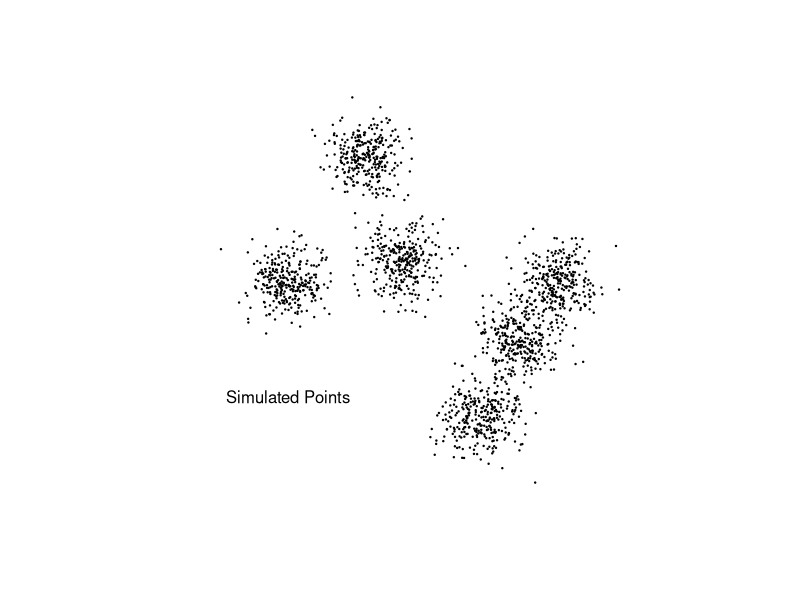
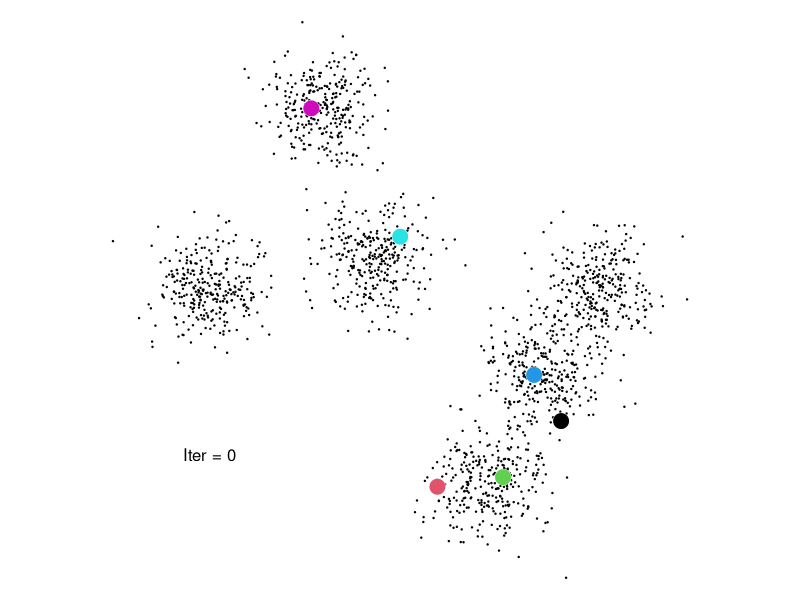
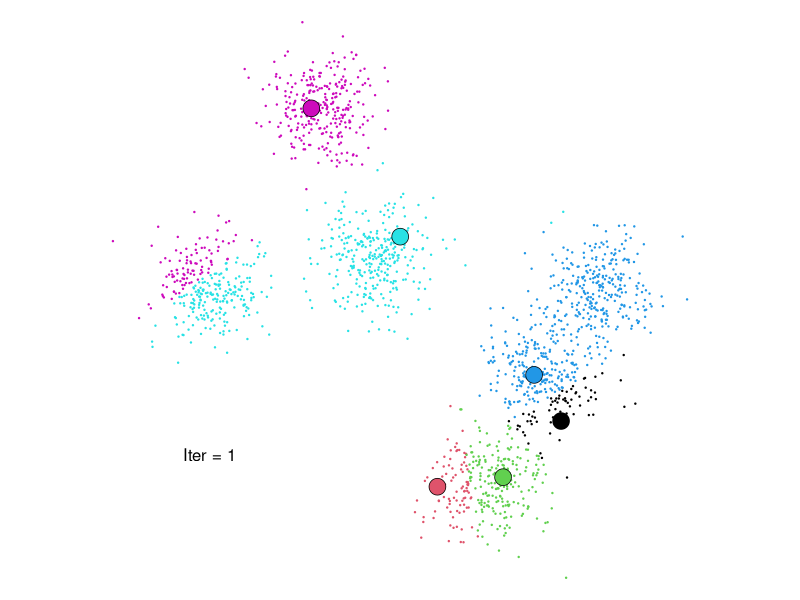
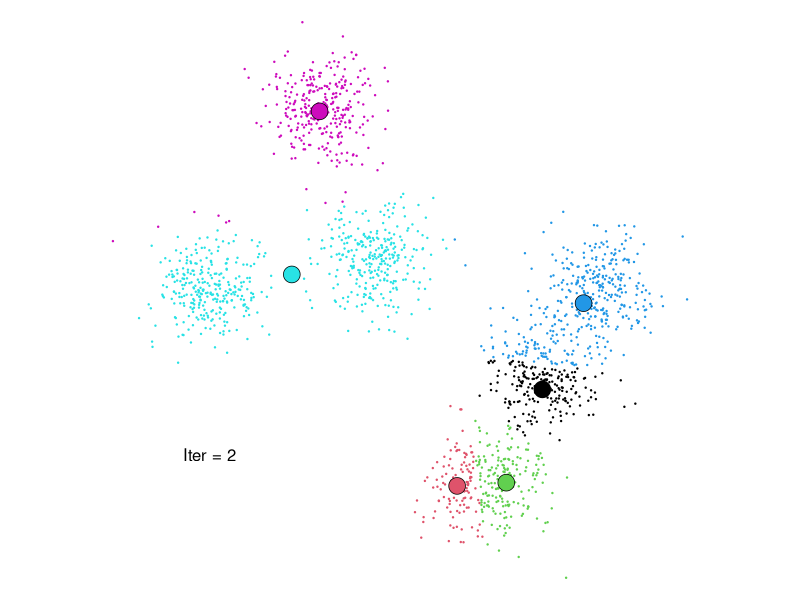
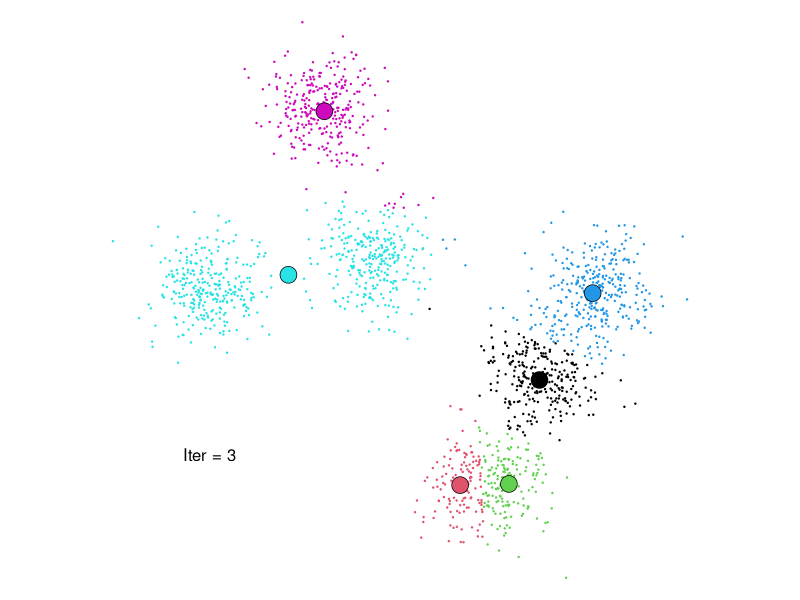
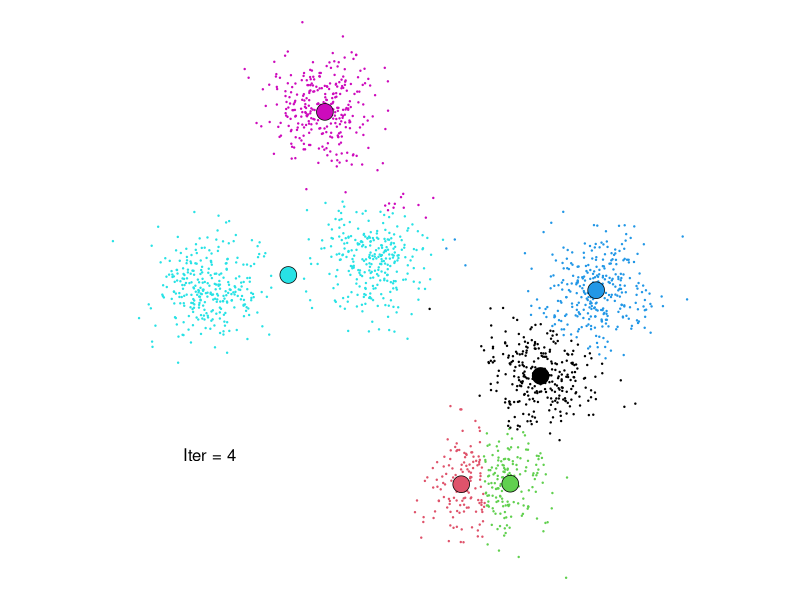
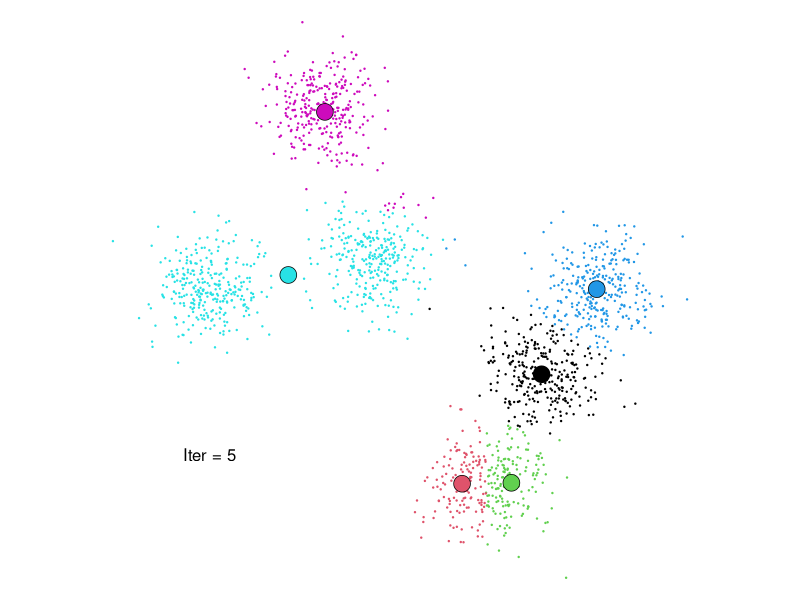
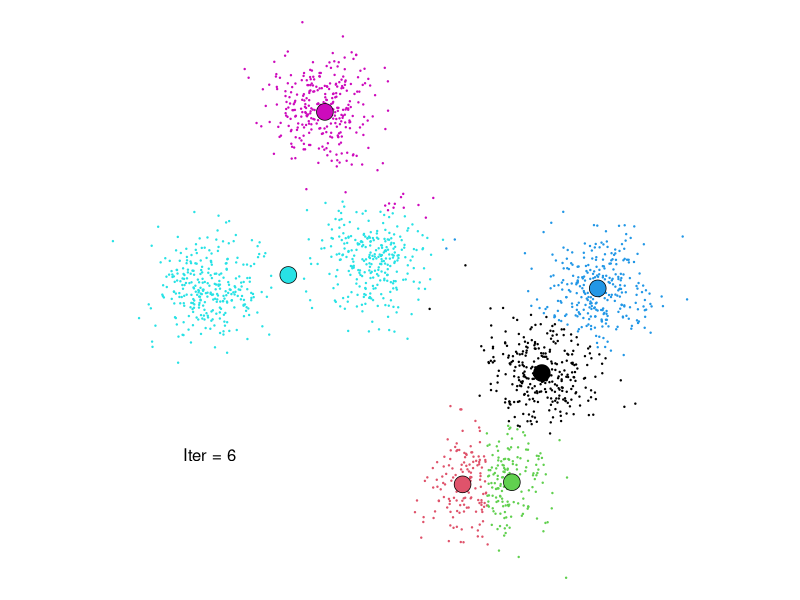

R code for these plots, in order:
########################
## KMEANS HOW IT WORKS##
########################

#####1
#For simplicity, the `randomMat()` function below follows the traditional *Forgy* method,
#selected $k$ number of points at random from the sample.

randomMat <- function(x, k){
  # Initializes k-means by calculating the random centroids
  #
  # Args:
  #       x: input data frame -- all read numbers
  #       k: number of centroids
  #
  # Returns:
  #       A data frame of k-number of centroids
  #
  
  #Randomly select k records
  rand <- rank(runif(nrow(x)))[1:k]
  mat <- cbind(cluster = 1:k,  x[rand,])
  
  #Format output table
  mat <- as.data.frame(mat)
  colnames(mat) <- c("cluster", paste0("v",1:ncol(x)))
  return(mat)
}

#####2
#The assignment step involves calculating the distance between each point and centroid, 
#then assigning all points to their respective closest centroid. 

  assignCentroid <- function(x, xref){
    # Assigns each point to a centroid based on distance
    #
    # Args:
    #       x: input data frame
    #       xref: data frame of centroids (from randomMat or updateCentroid)
    #
    # Returns:
    #       A vector of centroid assignments
    #
    
    #Set up placeholder matrix of distances
    out <-  as.data.frame(matrix(NA, ncol = ncol(xref)-1, nrow =nrow(x)))
    
    #Loop through each centroid in xref 
    for(j in 1:nrow(xref)){
      vec <- vector(length = nrow(x))
      
      #Loop through each row to calculate distance components
      for(i in 1:ncol(x)){
        vec <- vec + (x[,i] - xref[j, i+1])^2
      }
      out[,j] <- sqrt(vec)
    }
    
    #Assign cluster based on minimum distance in each row
    out$cluster <- NA
    for(i in 1:nrow(out)){
      out$cluster[i] <- match(min(out[i, 1:nrow(xref)]), out[i, 1:nrow(xref)])
    }
    out <- out$cluster
    return(out)
  }

#####3 Update
  updateCentroid <- function(x, k = 3){
    #
    # Recalculates centroid coordinates for 
    #
    # Args:
    #       x: input data frame -- all read numbers
    #       k: number of centroids
    #
    # Returns:
    #       A data frame of k-number of updated centroids
    #
    temp <- aggregate(x[,1:(ncol(x)-1)], by = list(cluster = x[,ncol(x)]), FUN = mean)
    
    return(temp)
  }


###PUT into practice
#To illustate this, we will randomly generate six clusters of data in two-dimensional space. 
  #Each of these simulated clusters contain $n$ records and a standard deviation $sd = 10$. 
  #The mean coordinates are used to place the clusters at such a distance that is 
  #sufficiently far to distinguish each cluster.

#Parameters
  sd <- 10
  n <- 300

#Generate data (6 clusters)
  df <- rbind(data.frame(x = rnorm(n,-50,sd), y = rnorm(n,10,sd)),
              data.frame(x = rnorm(n,10,sd), y = rnorm(n,20,sd)),
              data.frame(x = rnorm(n,50,sd), y = rnorm(n,-60,sd)),
              data.frame(x = rnorm(n,70,sd), y = rnorm(n,-20,sd)),
              data.frame(x = rnorm(n,90,sd), y = rnorm(n,10,sd)),
              data.frame(x = rnorm(n,-10,sd), y = rnorm(n,75,sd)))

#Graph clusters
  plot(df$x, df$y, yaxt='n', ann=FALSE, xaxt='n', 
       frame.plot=FALSE, pch = 19, cex = 0.2, asp = 1)
  text(-50,-50,"Simulated Points")

#Set k
  k <- 6

#INITIALIZE CENTROIDS
  ref.file <- randomMat(df, k)

#PLOT INITIAL
#Set up graph to place two graphs side by side

#Plot initial graph
  op <- par(mar = rep(0, 4))
  plot(df$x, df$y, yaxt='n', ann=FALSE, xaxt='n', 
       frame.plot=FALSE, pch = 19, cex = 0.2, asp = 1)
  text(-50,-50,"Iter = 0")
  points(ref.file$v1, ref.file$v2, col = "white", pch = 19, cex = 2.1)
  points(ref.file$v1, ref.file$v2, col = ref.file$cluster, pch = 19, cex = 2)
  par(op)

#ASSIGN FIRST CENTROID
  df2 <- df
  df2$out <- assignCentroid(df, ref.file)

#plot
  op <- par(mar = rep(0, 4)) 
  plot(df2$x, df2$y, yaxt='n', ann=FALSE, xaxt='n',  col = df2$out, 
       frame.plot=FALSE, pch = 19, cex = 0.2, asp = 1)
  text(-50,-50, "Iter = 1")
  points(ref.file$v1, ref.file$v2, col = "black", pch = 19, cex = 2.2)
  points(ref.file$v1, ref.file$v2, col = ref.file$cluster, pch = 19, cex = 2)
  par(op)



#Iterations
  #Flag for controlling while loop. 0 if convergence not reached
    done <- 0
  
  #Count of number of records that have reached convergence. 10 is random seed
    prior <- 10
  
  #Counter of number of iterations
    counter <- 2

  #While loop to automate the run
  while(done == 0){
    #ASSIGN centroid
      df2$out <- assignCentroid(df, updateCentroid(df2))
      
    #UPDATE centroid
      ref.file <- updateCentroid(df2, k)
      
    #PLOT result
      op <- par(mar = rep(0, 4))
      plot(df2$x, df2$y, yaxt='n', ann=FALSE, xaxt='n',  col = df2$out, 
      frame.plot=FALSE, pch = 19, cex = 0.2, asp = 1)
      text(-50,-50, paste0("Iter = ",counter))
      points(ref.file[,2], ref.file[,3], col = "black", pch = 19, cex = 2.2)
      points(ref.file[,2], ref.file[,3], col = ref.file[,1], pch = 19, cex = 2)
      par(op)
    
    #CHECK CHANGES IN ASSIGNMENTS
      if(sum(prior == df2$out) == nrow(df2)){
      done <- 1
      } else {
      prior <- df2$out
      counter <- counter + 1
      }
  }

